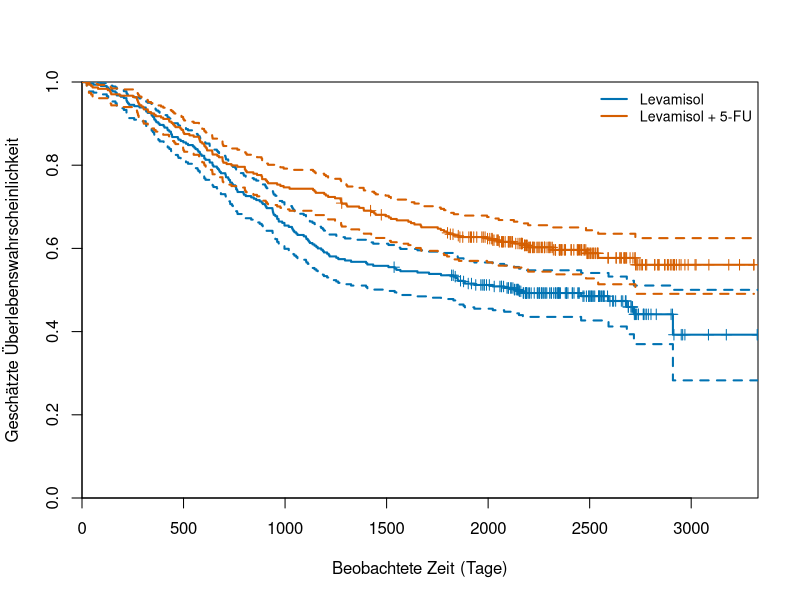
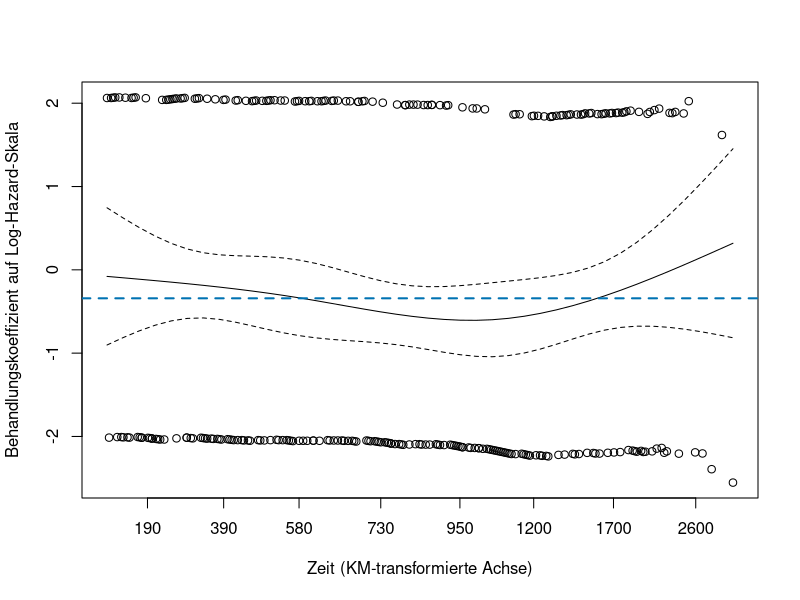

Source code (R) for these figures, in order:
## ---- chunk 1
#| label: daten-laden

library(survival)

# Direkter Zugriff auf den Datensatz aus dem Paket
daten_roh <- survival::colon

knitr::kable(
  data.frame(
    Merkmal = c("Zeilen", "Spalten", "Unterschiedliche Personen"),
    Anzahl = c(
      nrow(daten_roh),
      ncol(daten_roh),
      length(unique(daten_roh$id))
    )
  ),
  caption = "Umfang des ursprünglichen Datensatzes"
)
## ---- chunk 2
#| label: ereignistypen

ereignistabelle <- with(
  daten_roh,
  table(
    Ereignis = factor(
      etype,
      levels = c(1, 2),
      labels = c("Rückfall", "Tod")
    ),
    Status = factor(
      status,
      levels = c(0, 1),
      labels = c("Zensiert", "Ereignis beobachtet")
    )
  )
)

knitr::kable(
  as.data.frame.matrix(ereignistabelle),
  row.names = TRUE,
  caption = "Beobachtungsstatus getrennt nach Endpunkt"
)
## ---- chunk 3
#| label: analysepopulation

daten_tod <- subset(daten_roh, etype == 2)

analyse <- subset(
  daten_tod,
  rx %in% c("Lev", "Lev+5FU")
)

# Nicht mehr verwendete Faktorstufen entfernen
analyse$rx <- droplevels(analyse$rx)

# Levamisol als Referenzgruppe festlegen
analyse$rx <- relevel(analyse$rx, ref = "Lev")

knitr::kable(
  data.frame(
    Auswahl = c(
      "Alle Personen mit Endpunkt Tod",
      "Beobachtungsgruppe: nicht im gewählten Vergleich",
      "Aktive Behandlungen: Analysepopulation"
    ),
    Anzahl = c(
      nrow(daten_tod),
      sum(daten_tod$rx == "Obs"),
      nrow(analyse)
    )
  ),
  caption = "Nachvollziehbare Auswahl der Analysepopulation"
)
## ---- chunk 4
#| label: datenpruefung

pruefungen <- data.frame(
  Pruefung = c(
    "Keine fehlenden Werte in ID, Gruppe, Zeit und Status",
    "Genau eine Zeile je Person",
    "Nur Endpunkt Tod enthalten",
    "Zeiten sind endlich und nicht negativ",
    "Status enthält ausschließlich 0 oder 1",
    "Beide vorgesehenen Behandlungsgruppen vorhanden"
  ),
  Bestanden = c(
    !anyNA(analyse[, c("id", "rx", "time", "status")]),
    anyDuplicated(analyse$id) == 0,
    all(analyse$etype == 2),
    all(is.finite(analyse$time) & analyse$time >= 0),
    all(analyse$status %in% c(0, 1)),
    setequal(as.character(unique(analyse$rx)), c("Lev", "Lev+5FU"))
  )
)

knitr::kable(
  pruefungen,
  caption = "Prüfung der grundlegenden Datenstruktur"
)

# Bei fehlgeschlagenen Prüfungen keine weitere Analyse durchführen
stopifnot(all(pruefungen$Bestanden))
## ---- chunk 5
#| label: gruppenuebersicht

gruppenuebersicht <- do.call(
  rbind,
  lapply(levels(analyse$rx), function(gruppe) {
    d <- analyse[analyse$rx == gruppe, ]

    data.frame(
      Behandlung = gruppe,
      Personen = nrow(d),
      Todesfaelle = sum(d$status == 1),
      Zensiert = sum(d$status == 0)
    )
  })
)

rownames(gruppenuebersicht) <- NULL

knitr::kable(
  gruppenuebersicht,
  caption = "Beobachtete Todesfälle und Zensierungen"
)
## ---- chunk 6
#| label: km-schaetzung

km <- survfit(
  Surv(time, status == 1) ~ rx,
  data = analyse,
  stype = 1,
  conf.int = 0.95,
  conf.type = "log-log"
)
## ---- chunk 7
#| label: fig-kaplan-meier
#| fig-width: 8
#| fig-height: 5.5
#| fig-cap: "Kaplan-Meier-Kurven mit punktweisen 95%-Konfidenzintervallen. Kleine Striche markieren Zensierungszeitpunkte."

farben <- c("#0072B2", "#D55E00")

plot(
  km,
  col = farben,
  lty = 1,
  lwd = 2,
  conf.int = TRUE,
  mark.time = TRUE,
  xlab = "Beobachtete Zeit (Tage)",
  ylab = "Geschätzte Überlebenswahrscheinlichkeit",
  ylim = c(0, 1),
  xaxs = "i",
  yaxs = "i"
)

legend(
  "topright",
  legend = c("Levamisol", "Levamisol + 5-FU"),
  col = farben,
  lty = 1,
  lwd = 2,
  bty = "n",
  cex = 0.85
)
## ---- chunk 8
#| label: km-risikosatz

zeitpunkte <- c(0, 365, 1095, 1825)

risikotabelle <- data.frame(
  Behandlung = c("Levamisol", "Levamisol + 5-FU")
)

for (t in zeitpunkte) {
  risikotabelle[[paste0("Tag ", t)]] <- vapply(
    levels(analyse$rx),
    function(g) {
      sum(analyse$rx == g & analyse$time >= t)
    },
    numeric(1)
  )
}

knitr::kable(
  risikotabelle,
  caption = "Personen unter Risiko unmittelbar vor dem jeweiligen Zeitpunkt"
)
## ---- chunk 9
#| label: km-zeitpunkte

km_zeiten <- summary(
  km,
  times = c(365, 1095, 1825),
  extend = FALSE
)

km_tabelle <- data.frame(
  Behandlung = sub(
    "^rx=", "", as.character(km_zeiten$strata)
  ),
  Tage = km_zeiten$time,
  Unter_Risiko = km_zeiten$n.risk,
  Ueberleben_Prozent = 100 * km_zeiten$surv,
  KI_unten_Prozent = 100 * km_zeiten$lower,
  KI_oben_Prozent = 100 * km_zeiten$upper
)

knitr::kable(
  km_tabelle,
  digits = 1,
  col.names = c(
    "Behandlung", "Tage", "Unter Risiko",
    "Überleben (%)", "95%-KI unten (%)", "95%-KI oben (%)"
  ),
  caption = "Kaplan-Meier-Schätzungen mit punktweisen 95%-Konfidenzintervallen"
)
## ---- chunk 10
#| label: log-rank

lr <- survdiff(
  Surv(time, status == 1) ~ rx,
  data = analyse,
  rho = 0
)

lr_df <- length(lr$n) - 1
lr_p <- pchisq(lr$chisq, df = lr_df, lower.tail = FALSE)

knitr::kable(
  data.frame(
    Behandlung = sub("^rx=", "", names(lr$n)),
    Beobachtete_Todesfaelle = as.numeric(lr$obs),
    Unter_H0_erwartet = as.numeric(lr$exp)
  ),
  digits = 2,
  caption = "Log-Rank-Test: beobachtete und erwartete Todesfälle"
)

knitr::kable(
  data.frame(
    Chi_Quadrat = lr$chisq,
    Freiheitsgrade = lr_df,
    p_Wert = format.pval(lr_p, digits = 3, eps = 0.0001)
  ),
  digits = 3,
  caption = "Explorativer zweiseitiger Log-Rank-Test"
)
## ---- chunk 11
#| label: cox-modell

cox_modell <- coxph(
  Surv(time, status == 1) ~ rx,
  data = analyse,
  ties = "efron",
  x = TRUE,
  y = TRUE,
  na.action = na.fail
)

hr <- unname(exp(coef(cox_modell))[1])
hr_ki <- unname(exp(confint(cox_modell))[1, ])

knitr::kable(
  data.frame(
    Vergleich = "Levamisol + 5-FU gegenüber Levamisol",
    Hazard_Ratio = hr,
    KI_95_unten = hr_ki[1],
    KI_95_oben = hr_ki[2],
    Personen = cox_modell$n,
    Todesfaelle = cox_modell$nevent
  ),
  digits = 3,
  caption = "Cox-Modell: Hazard Ratio und 95%-Wald-Konfidenzintervall"
)
## ---- chunk 12
#| label: ph-test

ph <- cox.zph(
  cox_modell,
  transform = "km"
)

ph_tabelle <- as.data.frame(ph$table)
ph_tabelle$Term <- rownames(ph_tabelle)
ph_tabelle <- ph_tabelle[, c("Term", "chisq", "df", "p")]
rownames(ph_tabelle) <- NULL

ph_tabelle$p <- format.pval(
  ph_tabelle$p,
  digits = 3,
  eps = 0.0001
)

knitr::kable(
  ph_tabelle,
  digits = 3,
  col.names = c(
    "Term", "Chi-Quadrat", "Freiheitsgrade", "p-Wert"
  ),
  caption = "Test der Proportional-Hazards-Annahme"
)
## ---- chunk 13
#| label: fig-ph-diagnostik
#| fig-width: 8
#| fig-height: 5.5
#| fig-cap: "Skalierte Schoenfeld-Residuen und geglätteter Verlauf des Behandlungskoeffizienten. Die blaue horizontale Linie markiert den konstanten Koeffizienten des angepassten Cox-Modells."

plot(
  ph,
  var = 1,
  resid = TRUE,
  se = TRUE,
  xlab = "Zeit (KM-transformierte Achse)",
  ylab = "Behandlungskoeffizient auf Log-Hazard-Skala"
)

abline(
  h = unname(coef(cox_modell)[1]),
  col = "#0072B2",
  lty = 2,
  lwd = 2
)
## ---- chunk 14
#| label: software-zitation
#| echo: false

print(citation())
print(citation("survival"))
## ---- chunk 15
#| label: softwareumgebung
#| echo: false

sessionInfo()
